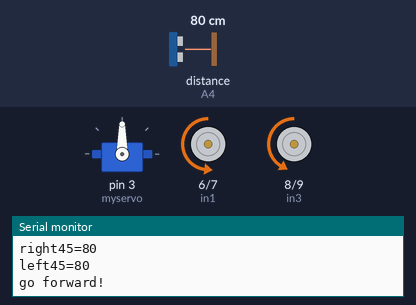
Bench run of a sketch on a simulated Arduino Uno, built with avr-gcc and run on an emulated ATmega328P. Shown: servo, motor-driver pin pairs drawn as motors (green arrow = first pin HIGH = forward, orange = second pin HIGH = backward, longer = more drive, scaled by the enable pin), the last lines printed to the serial monitor. Wiring (inferred from the names in the program): ultrasonic range finder: trigger A5; echo A4. The inputs (shaded band) are chosen by the test bench; at power-on: distance to the obstacle (sensor on A4) 80 cm. The echo pulse lasts 58.3 µs per cm.

Above: at 1.2 s.
1.3 s: distance to the obstacle (sensor on A4) set to 45 cm
At 1.7 s:
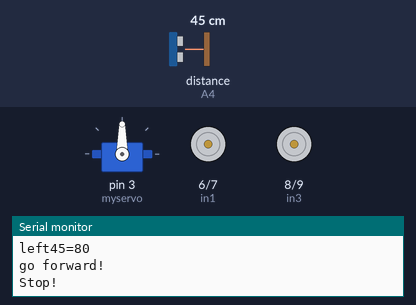
4.3 s: distance to the obstacle (sensor on A4) set to 38 cm
At 7.0 s:
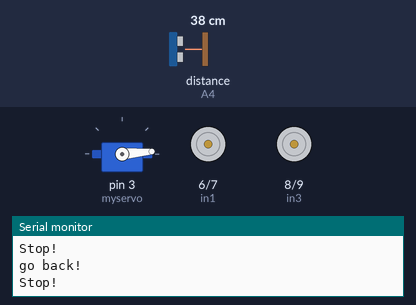
7.3 s: distance to the obstacle (sensor on A4) set to 2 cm
At 8.1 s:
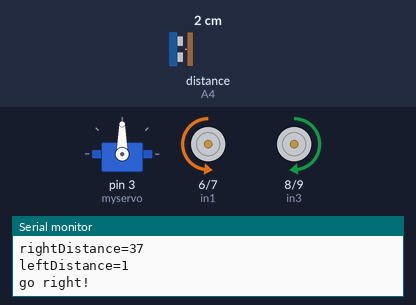
10.3 s: distance to the obstacle (sensor on A4) set to 45 cm
At 11.3 s:
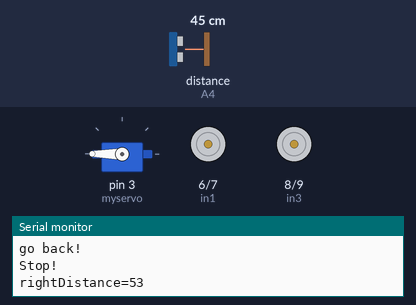
13.3 s: distance to the obstacle (sensor on A4) set to 54 cm
16.3 s: distance to the obstacle (sensor on A4) set to 4 cm
Timing chart, 0 to 22.2 s (numbered marks = the images above; inputs shaded):
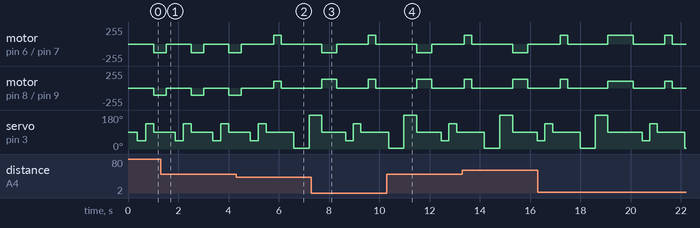

Measured:
- the behaviour switches between 41 and 40 cm on distance to the obstacle (sensor on A4) (found by bisection; images 1 and 2)

The sketch:

Obstacle_Avoidance_Car_edge_detect.ino
```cpp
//www.elegoo.com
//2016.06.13

#include <Servo.h> //servo library
Servo myservo; // create servo object to control servo
int Echo = A4;
int Trig = A5;
int in1 = 6;
int in2 = 7;
int in3 = 8;
int in4 = 9;
int ENA = 5;
int ENB = 11;
int ABS_r = 130;
int ABS_l = 105;
int ABS_turn = 130;
int rightDistance = 0,leftDistance = 0,middleDistance = 0, right45=0, left45=0 ;
int i;

void _mForward()
{
 analogWrite(ENA,ABS_r);
 analogWrite(ENB,ABS_l);
 digitalWrite(in1,LOW);
 digitalWrite(in2,HIGH);
 digitalWrite(in3,LOW);
 digitalWrite(in4,HIGH);
 Serial.println("go forward!");
}

void _mBack()
{
 analogWrite(ENA,ABS_r);
 analogWrite(ENB,ABS_l);
 digitalWrite(in1,HIGH);
 digitalWrite(in2,LOW);
 digitalWrite(in3,HIGH);
 digitalWrite(in4,LOW);
 Serial.println("go back!");
}

void _mleft()
{
 analogWrite(ENA,ABS_turn);
 analogWrite(ENB,ABS_turn);
 digitalWrite(in1,HIGH);
 digitalWrite(in2,LOW);
 digitalWrite(in3,LOW);
 digitalWrite(in4,HIGH);
 Serial.println("go left!");
}

void _mright()
{
 analogWrite(ENA,ABS_turn);
 analogWrite(ENB,ABS_turn);
 digitalWrite(in1,LOW);
 digitalWrite(in2,HIGH);
 digitalWrite(in3,HIGH);
 digitalWrite(in4,LOW);
 Serial.println("go right!");
}
void _mStop()
{
  digitalWrite(ENA,LOW);
  digitalWrite(ENB,LOW);
  Serial.println("Stop!");
}
 /*Ultrasonic distance measurement Sub function*/
int Distance_test()
{
  digitalWrite(Trig, LOW);
  delayMicroseconds(2);
  digitalWrite(Trig, HIGH);
  delayMicroseconds(20);
  digitalWrite(Trig, LOW);
  float Fdistance = pulseIn(Echo, HIGH);
  Fdistance= Fdistance/58;
  return (int)Fdistance;
}

void setup()
{
  myservo.attach(3);// attach servo on pin 3 to servo object
  Serial.begin(9600);
  pinMode(Echo, INPUT);
  pinMode(Trig, OUTPUT);
  pinMode(in1,OUTPUT);
  pinMode(in2,OUTPUT);
  pinMode(in3,OUTPUT);
  pinMode(in4,OUTPUT);
  pinMode(ENA,OUTPUT);
  pinMode(ENB,OUTPUT);
  _mStop();
}

void loop()
{
    _mStop();

    myservo.write(90);//setservo position according to scaled value
    delay(100);
    for(i=0; i <= 4; ++i) {
      middleDistance += Distance_test();
      delay(50);
    }
    middleDistance /= i;
    Serial.print("middleDistance=");
    Serial.println(middleDistance);

    myservo.write(45);//setservo position according to scaled value
    delay(100);
    for(i=0; i <= 3; ++i) {
      right45 += Distance_test();
      delay(50);
    }
    right45 /= i;
    Serial.print("right45=");
    Serial.println(right45);

    myservo.write(135);//setservo position according to scaled value
    delay(100);
    for(i=0; i <= 3; ++i) {
      left45 += Distance_test();
      delay(50);
    }
    left45 /= i;
    Serial.print("left45=");
    Serial.println(left45);

    myservo.write(90);//setservo position according to scaled value

    if(middleDistance<=50 || right45<=50 || left45<=50)
    {
      _mStop();
      delay(300);
      _mBack();
      delay(300);
      _mStop();
      delay(500);
      myservo.write(5);
      delay(100);
      for(i=0; i <= 3; ++i) {
        rightDistance += Distance_test();
        delay(100);
      }
      rightDistance /= i;
      Serial.print("rightDistance=");
      Serial.println(rightDistance);

      delay(100);
      myservo.write(180);
      delay(100);
      for(i=0; i <= 3; ++i) {
        leftDistance += Distance_test();
        delay(100);
      }
      leftDistance /= i;
      Serial.print("leftDistance=");
      Serial.println(leftDistance);

      myservo.write(90);

      if(rightDistance>leftDistance)
      {
        _mright();
        delay(100);
       }
       else if(rightDistance<leftDistance)
       {
        _mleft();
        delay(100);
       }
       else if((rightDistance<=30)||(leftDistance<=30))
       {
        _mBack();
        delay(500);
       }
       else
       {
        _mForward();
       }
    }
    else
        _mForward();
        delay(500);

}
```
